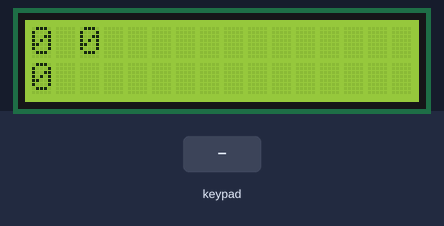
Bench run of a sketch on a simulated Arduino Mega 2560, built with avr-gcc and run on an emulated ATmega2560. Parts: 16×2 character LCD. Inputs (shaded band) come from the test bench.

Above: at 3.2 s.
3.3 s: keypad keys 4 6 4 7 4 8 4 9 A pressed 0.4 s apart
At 7.0 s:
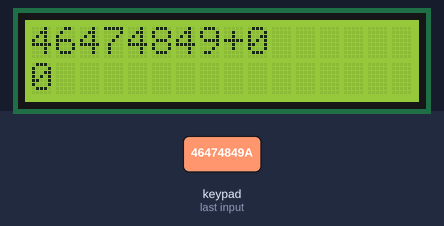
8.4 s: key 'C' pressed
At 9.4 s:
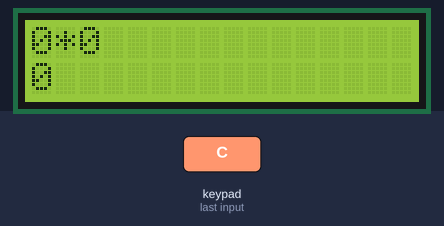
10.0 s: key '#' pressed
At 10.4 s:
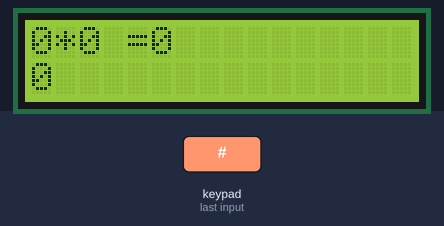
11.5 s: keypad keys 4 6 4 7 4 8 4 9 D pressed 0.4 s apart
At 15.4 s:
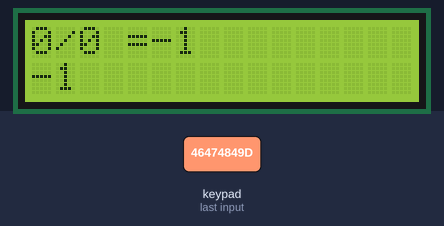
16.6 s: key 'A' pressed
At 17.9 s:
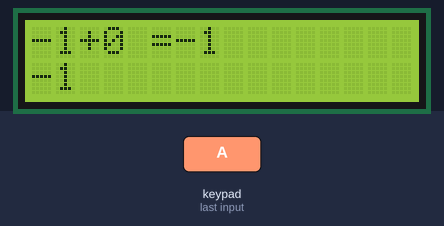
18.2 s: key 'B' pressed
Timing chart, 0 to 20.8 s (numbered marks = the images above; inputs shaded):
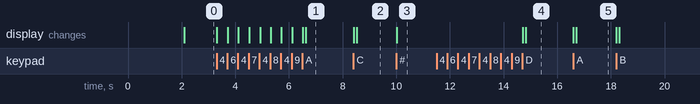

Measured:
- after the input at 3.3 s, the display: first changes at once (image 1 shows a later state)
- after the input at 8.4 s, the display: first changes at once (image 2 shows a later state)
- after the input at 10.0 s, the display: changes at once (image 3)
- after the input at 11.5 s, the display: first changes after 3.2 s (image 4 shows a later state)
- after the input at 16.6 s, the display: first changes at once (image 5 shows a later state)

The sketch:

calculadora.ino
```cpp
#include <LiquidCrystal_I2C.h>
#include <Keypad.h>
LiquidCrystal_I2C lcd(0x27, 16, 2);

const byte FILAS = 4;
const byte COLS = 4;

char teclas[FILAS][COLS] = {
  {'1', '2', '3', 'A'},
  {'4', '5', '6', 'B'},
  {'7', '8', '9', 'C'},
  {'*', '0', '#', 'D'},
};

byte pinesFilas[FILAS] = {46, 47, 48, 49};
byte pinesColumnas[COLS] = {50, 51, 52, 53};

Keypad keypad = Keypad(makeKeymap(teclas), pinesFilas, pinesColumnas, FILAS, COLS);

//Variables para almacenar los valores
long Num1, Num2, Number;
char tecla, operacion;
boolean resultado = false;


void setup() {
  lcd.init();
  lcd.backlight();
  lcd.print("SUPER CALCULADORA");
  lcd.setCursor(0, 1);
  lcd.print("TECNOBOTICS");
  delay(2000);
  lcd.clear();
}

void loop() {
  tecla = keypad.getKey();

  //Usaremos funciones: detectarBotones, calcularResultado, mostrarResultado

  if (tecla != NO_KEY) {
    detectarBotones();
  }

  if (resultado == true) {
    calcularResultado();
  }

  mostrarResultado();

}

void detectarBotones() {
  lcd.clear();
  if (tecla == '*') {
    Number = 0;
    Num1 = 0;
    Num2 = 0;
    resultado = false;
  }

  if (tecla == '1') {
    if (Number == 0) {
      Number = 1;
    } else {
      Number = (Number * 10) + 1;
    }
  }

  if (tecla == '2') {
    if (Number == 0) {
      Number = 2;
    } else {
      Number = (Number * 10) + 2;
    }
  }

  if (tecla == '3') {
    if (Number == 0) {
      Number = 3;
    } else {
      Number = (Number * 10) + 3;
    }
  }

  if (tecla == '4') {
    if (Number == 0) {
      Number = 4;
    } else {
      Number = (Number * 10) + 4;
    }
  }

  if (tecla == '5') {
    if (Number == 0) {
      Number = 5;
    } else {
      Number = (Number * 10) + 5;
    }
  }

  if (tecla == '6') {
    if (Number == 0) {
      Number = 6;
    } else {
      Number = (Number * 10) + 6;
    }
  }

  if (tecla == '7') {
    if (Number == 0) {
      Number = 7;
    } else {
      Number = (Number * 10) + 7;
    }
  }

  if (tecla == '8') {
    if (Number == 0) {
      Number = 8;
    } else {
      Number = (Number * 10) + 8;
    }
  }

  if (tecla == '9') {
    if (Number == 0) {
      Number = 9;
    } else {
      Number = (Number * 10) + 9;
    }
  }

  if (tecla == '0') {
    if (Number == 0) {
      Number = 0;
    } else {
      Number = (Number * 10) + 0;
    }
  }

  if (tecla == 'A' || tecla == 'B' || tecla == 'C' || tecla == 'D') {
    Num1 = Number;
    Number = 0;
    if (tecla == 'A') {
      operacion = '+';
    }
    if (tecla == 'B') {
      operacion = '-';
    }
    if (tecla == 'C') {
      operacion = '*';
    }
    if (tecla == 'D') {
      operacion = '/';
    }
    delay(100);
  }
  if (tecla == '#') {
    Num2 = Number;
    resultado = true;
  }
}

void calcularResultado() {
  if (operacion == '+') {
    Number = Num1 + Num2;
  }

  if (operacion == '-') {
    Number = Num1 - Num2;
  }

  if (operacion == '*') {
    Number = Num1 * Num2;
  }

  if (operacion == '/') {
    Number = Num1 / Num2;
  }
}

void mostrarResultado() {
  lcd.setCursor(0, 0);
  lcd.print(Num1);
  lcd.print(operacion);
  lcd.print(Num2);

  if (resultado == true) {
    lcd.print(" =");
    lcd.print(Number);
  }
  lcd.setCursor(0, 1);
  lcd.print(Number);
}
```
